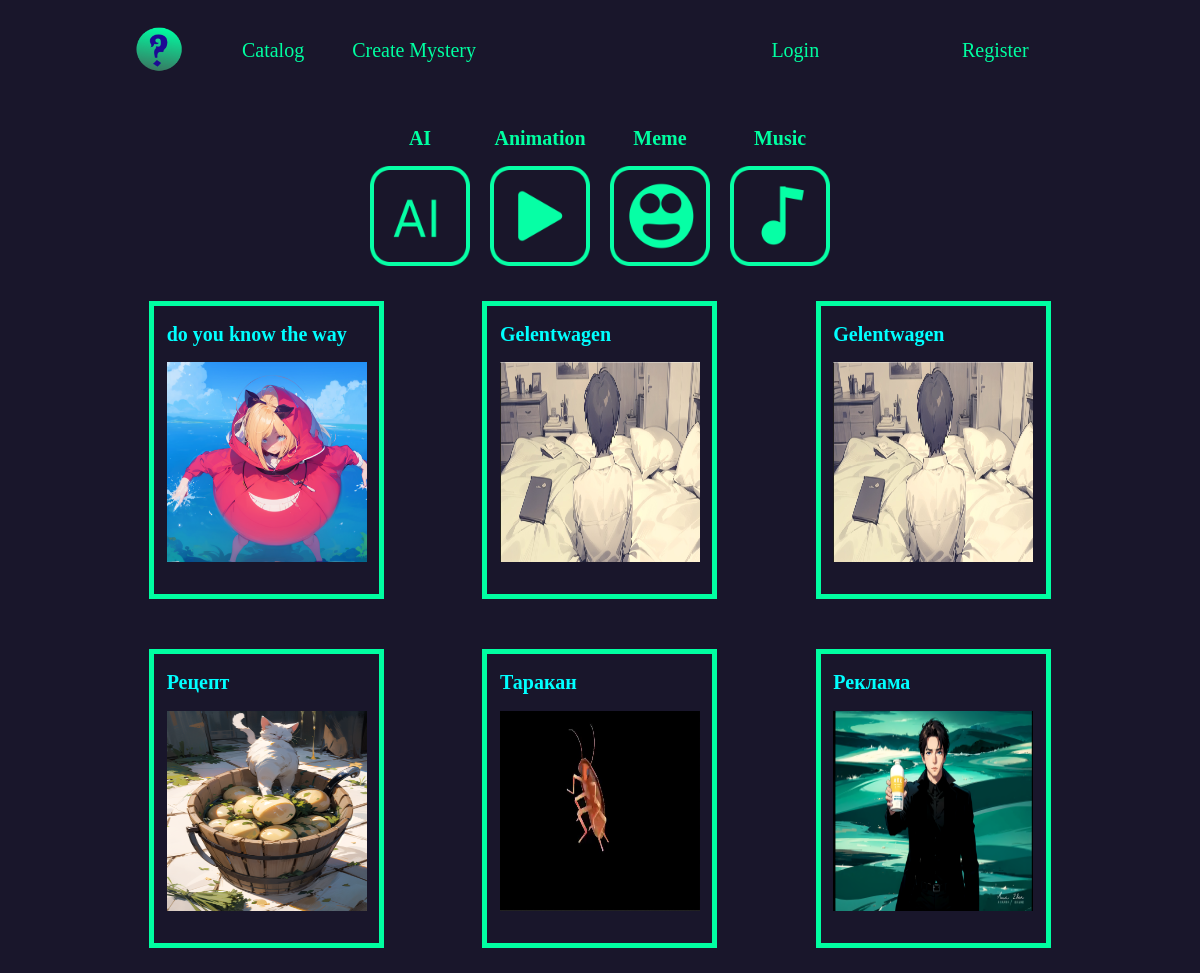
Page /catalog/ on the committed database.
### mystpicapp/models.py (models this page shows, shortened)
class Category(models.Model):
    name = models.CharField(max_length=80)
    image = models.ImageField(upload_to='images/category/')

class Mystery(models.Model):
    category = models.ManyToManyField(Category, through="CategoryMystery")
    title = models.CharField(max_length=80)
    image = models.ImageField(upload_to='images/mystery/')
    description = models.TextField(max_length=1000)
    answer = models.CharField(max_length=80)
    date = models.DateTimeField(auto_now=True)
    creator = models.ForeignKey(settings.AUTH_USER_MODEL, on_delete=models.CASCADE, )
    solved = False

### mystpicapp/views.py (the view)
# urls.py: path('catalog/', views.catalog, name='catalog'),
def catalog(request):
    categories = Category.objects.order_by("name")
    mysteries = Mystery.objects.all()
    context = {'categories': categories, 'mysteries': mysteries}
    return render(request, "mystpicapp/catalog.html", context)

### mystpicapp/templates/mystpicapp/catalog.html (shortened to what this page needs)
<!DOCTYPE html>
<html lang="en">
<head>
    {%load static%}
    <link rel="stylesheet" href="{%static 'mystpicapp/style.css'%}">
</head>
<body>
    <header>
        <div class="header_links">
            <a href="/" class="Page_link">
                <img src="{% static 'mystpicapp\images\Group 1.png' %}" alt="" class="Logo">
            </a>
            <a href="{%url 'catalog'%}" class="Page_link">Catalog</a>
            <a href="{%url 'createmystery'%}" class="Page_link">Create Mystery</a>
        </div>
        <div class="header_links">
            {% if user.is_authenticated %}
            <a href="{%url 'profile' user.id%}" class="Profile_link">
                <img src="{% static 'mystpicapp\images\profile\user.png' %}" alt="" class="Logo">
                <h2 class="Page_link">{{user.username}}</h2>
            </a>
            <a href="{%url 'logout'%}" class="Page_link">Exit</a>
            {% else %}
            <a href="{{'accounts/login/'}}" class="Page_link">Login</a>
            <a href="{%url 'register'%}" class="Page_link">Register</a>
            {% endif %}
        </div>
    </header>
    <main>
            <div class="categories">
            {%for category in categories%}
                <a href="/catalog/{{category.name}}" class="category_link">
                    <div class="category_box">
                        <h2 class="category_text">{{category.name}}</h2>
                        <img src="{{category.image.url}}" class="category_image">
                    </div>
                </a>
            {%endfor%}
            </div>
        <div class="mysteries">
            {%for mystery in mysteries%}
            <a class="mystery_box" href="/mystery/{{mystery.id}}">
                <h2 class="mystery_title">{{mystery.title}}</h2>
                <img src="{{mystery.image.url}}" class="mystery_image">
            </a>
            {%endfor%}
        </div>
    </main>
</body>
</html>

### mystpicapp/static/mystpicapp/style.css (style rules this page uses)
body { margin: 0; display: flex; flex-direction: column; align-items: center; justify-content: space-around; background-color: rgb(25, 22, 43); }
header { height: 100px; width: 1200px; display: flex; flex-direction: row; align-items: center; justify-content: space-around; }
.header_links { height: 100px; width: 400px; display: flex; flex-direction: row; align-items: center; justify-content: space-around; }
.Logo { border-radius: 50%; margin: 10px; height: 50px; width: 50px; }
.Page_link { text-decoration: none; color: rgb(0, 255, 161); font-size: 20px; }
main { width: 1200px; display: flex; flex-direction: column; justify-content: space-around; align-items: center; }
.categories { display: flex; flex-direction: row; justify-content: space-around; }
.category_box { margin: 10px; align-items: center; display: flex; flex-direction: column; justify-content: space-around; flex-wrap: wrap; }
.category_link { text-decoration: none; align-items: center; display: flex; flex-direction: column; justify-content: space-around; flex-wrap: wrap; }
.category_text { text-decoration: none; color: rgb(0, 255, 161); font-size: 20px; }
.category_image { width: 100px; height: 100px; }
.mysteries { width: 1000px; display: flex; flex-direction: row; flex-wrap: wrap; align-items: center; justify-content: space-around; }
.mystery_box { width: 225px; margin: 25px; display: flex; flex-direction: column; justify-content: space-around; align-items: center; flex-wrap: wrap; text-decoration: none; border: 5px solid rgb(0, 255, 161); }
.mystery_title { width: 200px; text-decoration: none; color: aqua; font-size: 20px; }
.mystery_image { height: 200px; width: 200px; }

### rows in the picture
Category: name "AI", image (picture)
Category: name "Animation", image (picture)
Category: name "Meme", image (picture)
Category: name "Music", image (picture)
Mystery: title "do you know the way", image (picture)
Mystery: title "Gelentwagen", image (picture)
Mystery: title "Gelentwagen", image (picture)
Mystery: title "Рецепт", image (picture)
Mystery: title "Таракан", image (picture)
Mystery: title "Реклама", image (picture)
